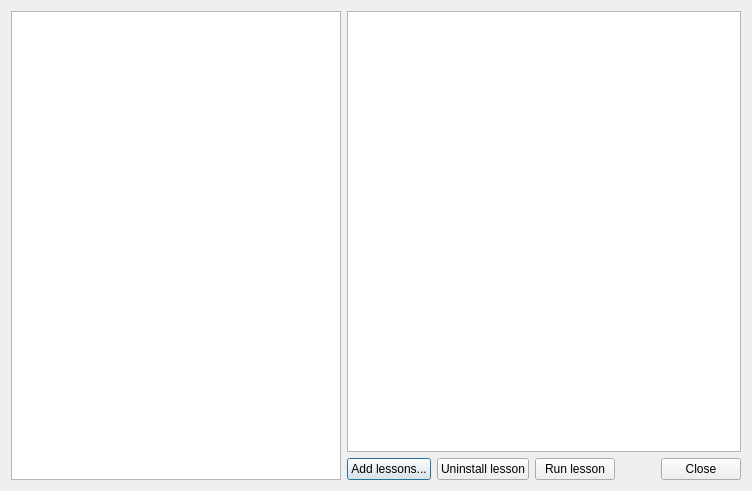
<?xml version="1.0" encoding="UTF-8"?>
<ui version="4.0">
 <class>Dialog</class>
 <widget class="QDialog" name="Dialog">
  <property name="geometry">
   <rect>
    <x>0</x>
    <y>0</y>
    <width>752</width>
    <height>491</height>
   </rect>
  </property>
  <property name="windowTitle">
   <string>Lessons Library</string>
  </property>
  <layout class="QHBoxLayout" name="horizontalLayout_2">
   <item>
    <widget class="QTreeWidget" name="lessonsTree">
     <attribute name="headerVisible">
      <bool>false</bool>
     </attribute>
     <column>
      <property name="text">
       <string notr="true">1</string>
      </property>
     </column>
    </widget>
   </item>
   <item>
    <layout class="QVBoxLayout" name="verticalLayout">
     <item>
      <widget class="QTextBrowser" name="webView"/>
     </item>
     <item>
      <layout class="QHBoxLayout" name="horizontalLayout">
       <item>
        <widget class="QPushButton" name="btnAdd">
         <property name="text">
          <string>Add lessons...</string>
         </property>
        </widget>
       </item>
       <item>
        <widget class="QPushButton" name="btnRemove">
         <property name="text">
          <string>Uninstall lesson</string>
         </property>
        </widget>
       </item>
       <item>
        <widget class="QPushButton" name="btnRunLesson">
         <property name="text">
          <string>Run lesson</string>
         </property>
        </widget>
       </item>
       <item>
        <spacer name="horizontalSpacer">
         <property name="orientation">
          <enum>Qt::Horizontal</enum>
         </property>
         <property name="sizeHint" stdset="0">
          <size>
           <width>40</width>
           <height>20</height>
          </size>
         </property>
        </spacer>
       </item>
       <item>
        <widget class="QPushButton" name="btnClose">
         <property name="text">
          <string>Close</string>
         </property>
        </widget>
       </item>
      </layout>
     </item>
    </layout>
   </item>
  </layout>
 </widget>
 <resources/>
 <connections/>
</ui>
